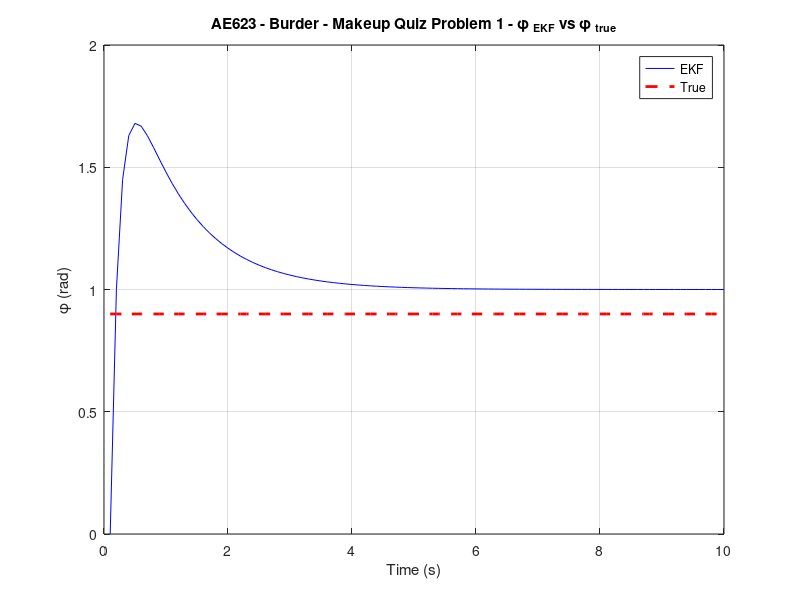

This figure's MATLAB source:
%%AE623 - Makeup Quiz Problem 1
%Divinaa Burder

%% Before filter execution
close all
clc
clear all

% System properties
T = 0.1; % Sampling time
N = 100; % Number of time steps for filter

% Step 2: Define noise assumptions
Q_true = 1e-10;
Q_est = 1e-10;

% Step 3: Initialize state and covariance
xhat = zeros(2, N); % Initialize size of state estimate for all k
xhat(:,1) = [0;0]; % Set initial state estimate
P0 = eye(2); % Set initial error covariance

% Also calculate measurement vector
w = sqrt(Q_true)*randn(1, N); % Generate random process noise (from assumed Q)

xt = zeros(1, N); % Initialize size of true state for all k
xt(:,1) = 1; % Set true initial state
yt = zeros(1, N); % Initialize size of output vector for all k
for k = 2:N
xt(:,k) = 0.9*xt(:,k-1) + w(:,k-1);
yt(:,k) = xt(:,k-1);
end

%% Initialize and run EKF for comparison
P = P0;
 % Linear prediction
for k = 2:N
A = [xhat(2,k-1) xhat(1,k-1);0 1];
% Prediction
x_m = A*xhat(:,k-1)+ w(:,k-1);
P_m = A*P*A' + Q_est;
% Observation
y_m = xhat(1,k-1);
C = [1 1];
% Measurement Update
K = P_m*C'/(C*P_m*C'); % Calculate Kalman gain
xhat(:,k) = xhat(:,k-1)+K*(yt(:,k)-y_m);
P = (eye(2)-K*C)*P_m; % Update covariance estimate
end


%% Display results
figure(1);
t = T*(1:N);

figure(1)
plot(t,xhat(2,:),'b-', t,0.9*ones(1,length(xhat)),'r--', 'LineWidth', 2);
xlabel('Time (s)')
ylabel('\phi (rad)')
grid on
legend('EKF','True')
title('AE623 - Burder - Makeup Quiz Problem 1 - \phi _E_K_F vs \phi _t_r_u_e')
